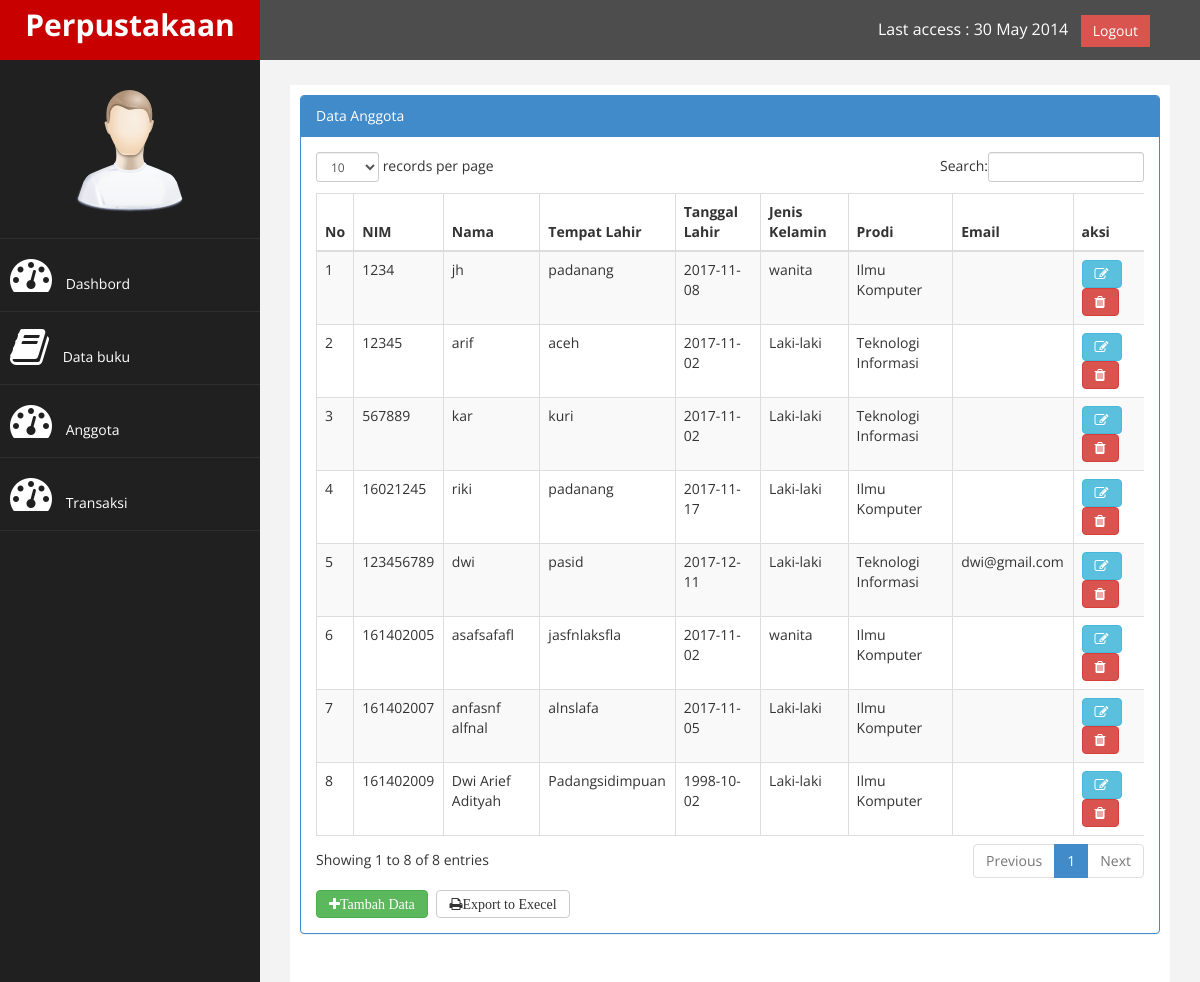
Page /?page=anggota on the committed database.
### tables this page shows
CREATE TABLE `anggota` (
  `nim` int(11) NOT NULL,
  `nama` varchar(250) NOT NULL,
  `tempat_lahir` varchar(100) NOT NULL,
  `tgl_lahir` date NOT NULL,
  `jk` enum('l','p') NOT NULL,
  `prodi` enum('TI','IK') NOT NULL,
  `email` varchar(20) NOT NULL
);

### page/anggota/anggota.php (the view)
<div class="row">
                <div class="col-md-12">
                    <div class="panel panel-primary">
                        <div class="panel-heading">
                             Data Anggota
                        </div>
                        <div class="panel-body">
                            <div class="table-responsive">
                                <table class="table table-striped table-bordered table-hover" id="dataTables-example">
                                    <thead>
                                        <tr>
                                            <th>No</th>
                                            <th>NIM</th>
                                            <th>Nama</th>
                                            <th>Tempat Lahir</th>
                                            <th>Tanggal Lahir</th>
                                            <th>Jenis Kelamin</th>
                                            <th>Prodi</th>
                                            <th>Email</th>
                                            <th>aksi</th>
                                        </tr>
                                    </thead>
                                    <tbody>
                                    	<?php
                                    		$no = 1;
                                    		$sql = $conn -> query("select * from anggota");
                                    		while ($data=$sql->fetch_assoc()) {
                                    		$jk =($data['jk']==l)?"Laki-laki":"wanita";
                                            $prodi =($data['prodi']==TI)?"Teknologi Informasi":"Ilmu Komputer";
                                    	?>
                                    	<tr>
                                    		<td><?php echo $no++; ?></td>
                                    		<td><?php echo $data['nim']; ?></td>
                                    		<td><?php echo $data['nama']; ?></td>
                                    		<td><?php echo $data['tempat_lahir']; ?></td>
                                    		<td><?php echo $data['tgl_lahir']; ?></td>
                                            <td><?php echo $jk ?></td>
                                    		<td><?php echo $prodi ?></td>
                                            <td><?php echo $data['email']; ?></td>
                                    		<td>
                                    			<a href="?page=anggota&aksi=ubah&nim=<?php echo $data['nim'];?>" class="btn btn-info fa fa-edit">  </a>
                                    			<a onclick="return confirm('Anda yakin ingin menghapus data')" href="?page=anggota&aksi=hapus&nim=<?php echo $data['nim'];?>" class="btn btn-danger fa fa-trash">  </a>
                                    		</td>
                                    	</tr>
                                    <?php  } ?>
                                    </tbody>
                                </table>
	                        </div>
                            <a href="?page=anggota&aksi=tambah" class="btn btn-success fa fa-plus" style="margin: 5px 5px 0 0">Tambah Data</a>
                             <a href="./laporan/laporanAnggota.php" target="bllank" class="btn btn-default fa fa-print" style="margin: 5px 5px 0 0">Export to Execel</a>
	                    </div>
	                </div>
	            </div>

### assets/css/custom.css (style rules this page uses)
body { font-family: 'Open Sans', sans-serif; }

### rows in the picture
anggota: nim "1234", nama "jh", tempat_lahir "padanang", tgl_lahir "2017-11-08", jk "wanita", prodi "Ilmu Komputer"
anggota: nim "12345", nama "arif", tempat_lahir "aceh", tgl_lahir "2017-11-02", jk "Laki-laki", prodi "Teknologi Informasi"
anggota: nim "567889", nama "kar", tempat_lahir "kuri", tgl_lahir "2017-11-02", jk "Laki-laki", prodi "Teknologi Informasi"
anggota: nim "16021245", nama "riki", tempat_lahir "padanang", tgl_lahir "2017-11-17", jk "Laki-laki", prodi "Ilmu Komputer"
anggota: nim "123456789", nama "dwi", tempat_lahir "pasid", tgl_lahir "2017-12-11", jk "Laki-laki", prodi "Teknologi Informasi", email "dwi@gmail.com"
anggota: nim "161402005", nama "asafsafafl", tempat_lahir "jasfnlaksfla", tgl_lahir "2017-11-02", jk "wanita", prodi "Ilmu Komputer"
anggota: nim "161402007", nama "anfasnf alfnal", tempat_lahir "alnslafa", tgl_lahir "2017-11-05", jk "Laki-laki", prodi "Ilmu Komputer"
anggota: nim "161402009", nama "Dwi Arief Adityah", tempat_lahir "Padangsidimpuan", tgl_lahir "1998-10-02", jk "Laki-laki", prodi "Ilmu Komputer"
